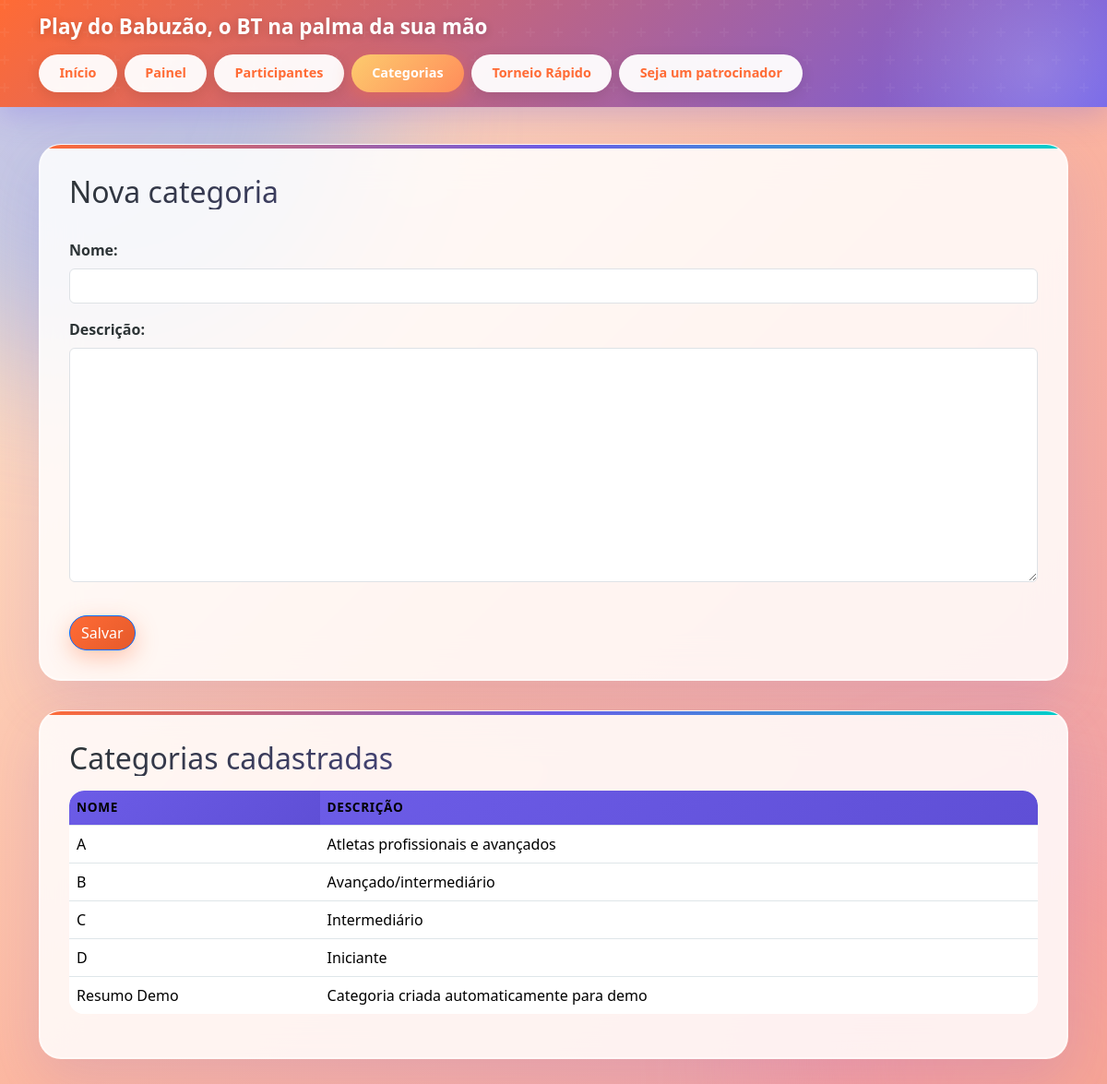
Before: /categorias/ with the older database file.
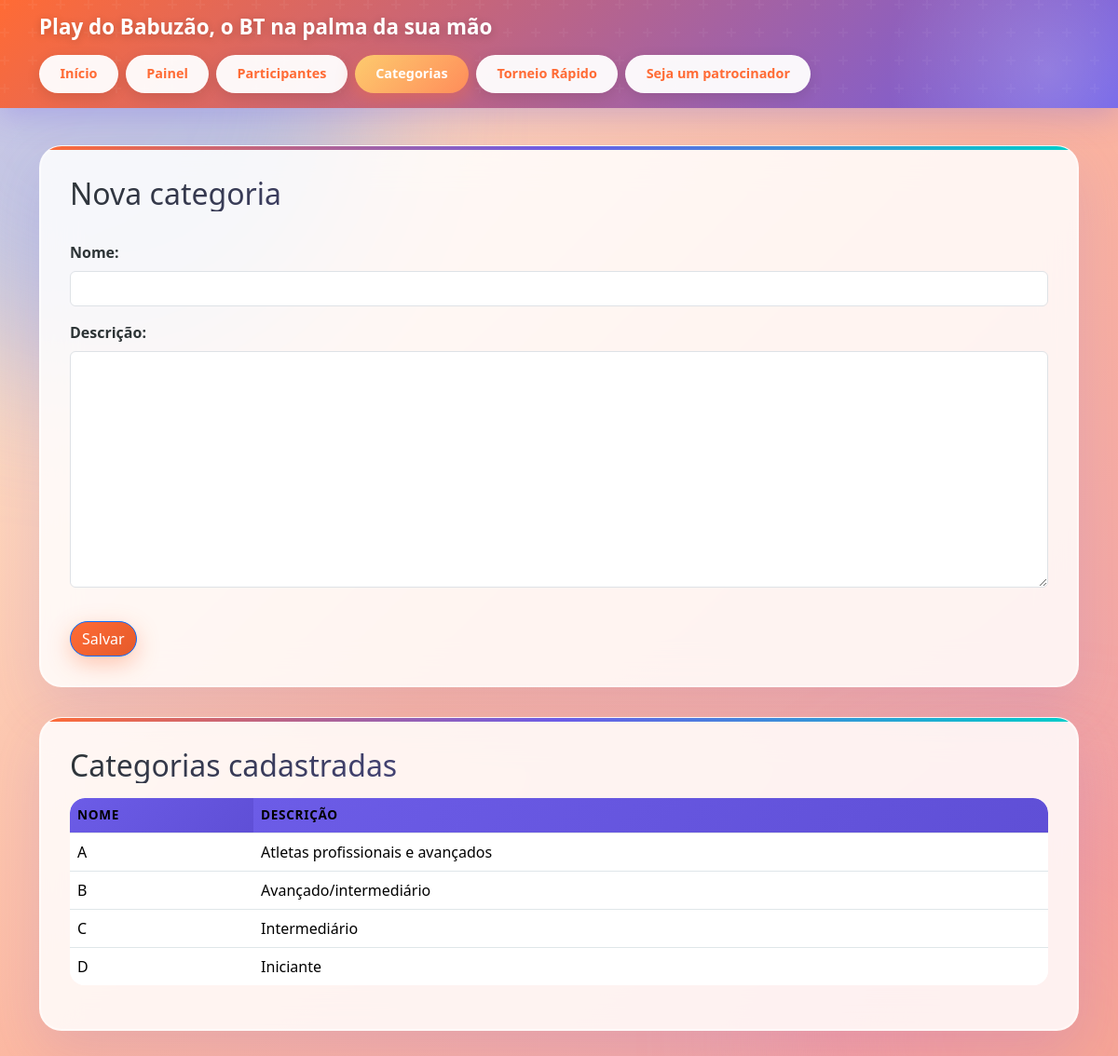
After: the same page with the newer database file.
### tournaments/models.py (models this page shows, shortened)
class Category(models.Model):
	name = models.CharField(max_length=60, unique=True)
	description = models.TextField(blank=True)
	is_default = models.BooleanField(
		default=False,
		help_text="Marca as categorias oficiais (A, B, C, D) criadas pelo sistema.",
	)
	created_at = models.DateTimeField(auto_now_add=True)
	class Meta:
		ordering = ("name",)

### tournaments/views.py (the view)
# urls.py: path("categorias/", views.category_list_create, name="category_list"),
def category_list_create(request):
	categories = Category.objects.order_by("name")
	form = CategoryForm(request.POST or None)
	if request.method == "POST" and form.is_valid():
		form.save()
		messages.success(request, "Categoria salva com sucesso.")
		return redirect("tournaments:category_list")
	return render(
		request,
		"tournaments/category_list.html",
		{"categories": categories, "form": form},
	)

### tournaments/forms.py
class CategoryForm(forms.ModelForm):
    class Meta:
        model = Category
        fields = ["name", "description"]
        labels = {"name": "Nome", "description": "Descrição"}

### tournaments/templates/tournaments/category_list.html (shortened to what this page needs)
{% extends "base.html" %}
{% block content %}
<section class="card">
    <h2>Nova categoria</h2>
    <form method="post">
        {{ form.as_p }}
        <button type="submit">Salvar</button>
    </form>
</section>
<section class="card">
    <h2>Categorias cadastradas</h2>
    <div class="table-wrapper">
        <table>
            <thead>
                <tr>
                    <th>Nome</th>
                    <th>Descrição</th>
                </tr>
            </thead>
            <tbody>
                {% for category in categories %}
                    <tr>
                        <td>{{ category.name }}</td>
                        <td>{{ category.description|default:"-" }}</td>
                    </tr>
                {% empty %}
                    <tr><td colspan="2">Nenhuma categoria cadastrada.</td></tr>
                {% endfor %}
            </tbody>
        </table>
    </div>
</section>
{% endblock %}

Changed rows visible on the page:
removed Category: name "Resumo Demo", description "Categoria criada automaticamente para demo"
